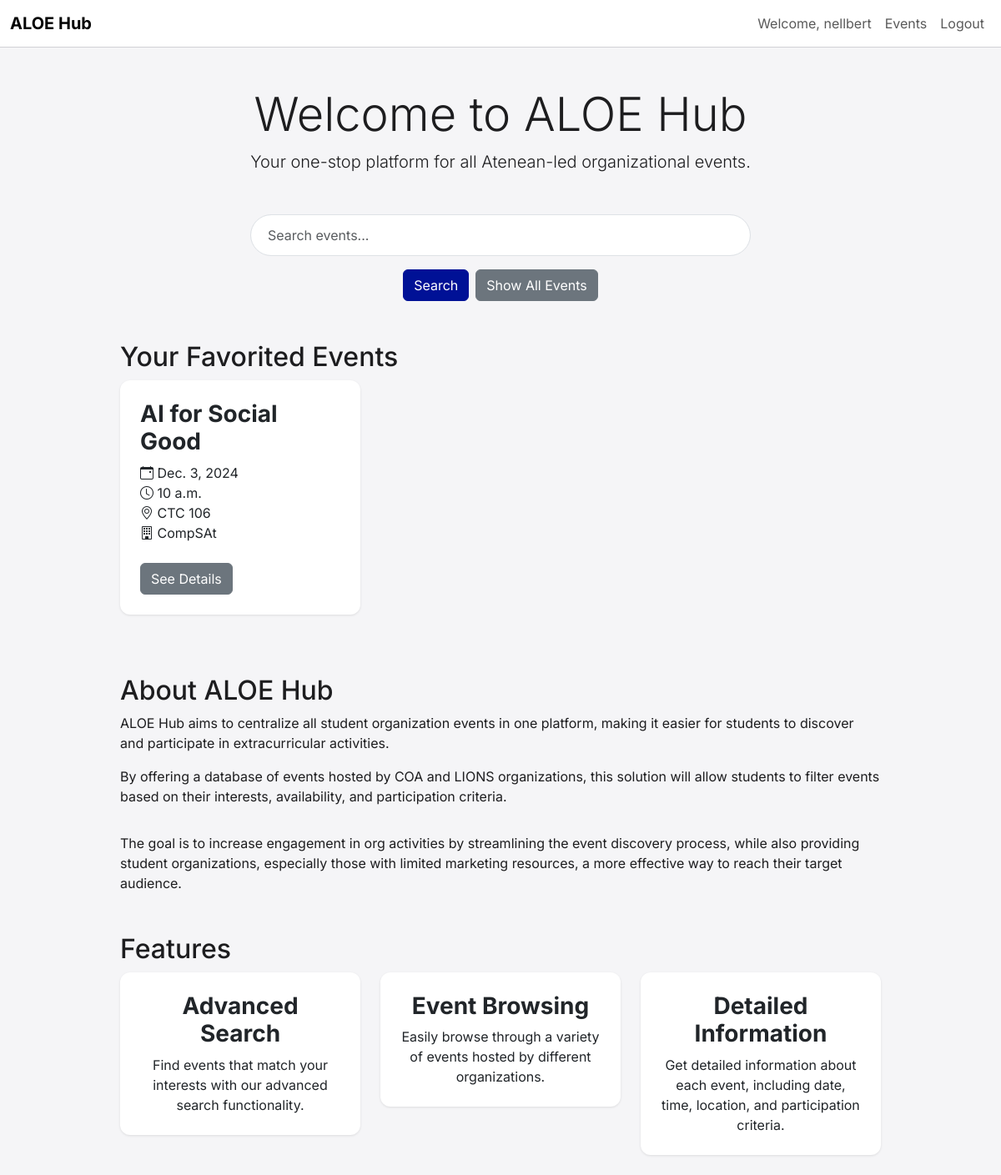
Before: / (signed in) with the older database file.
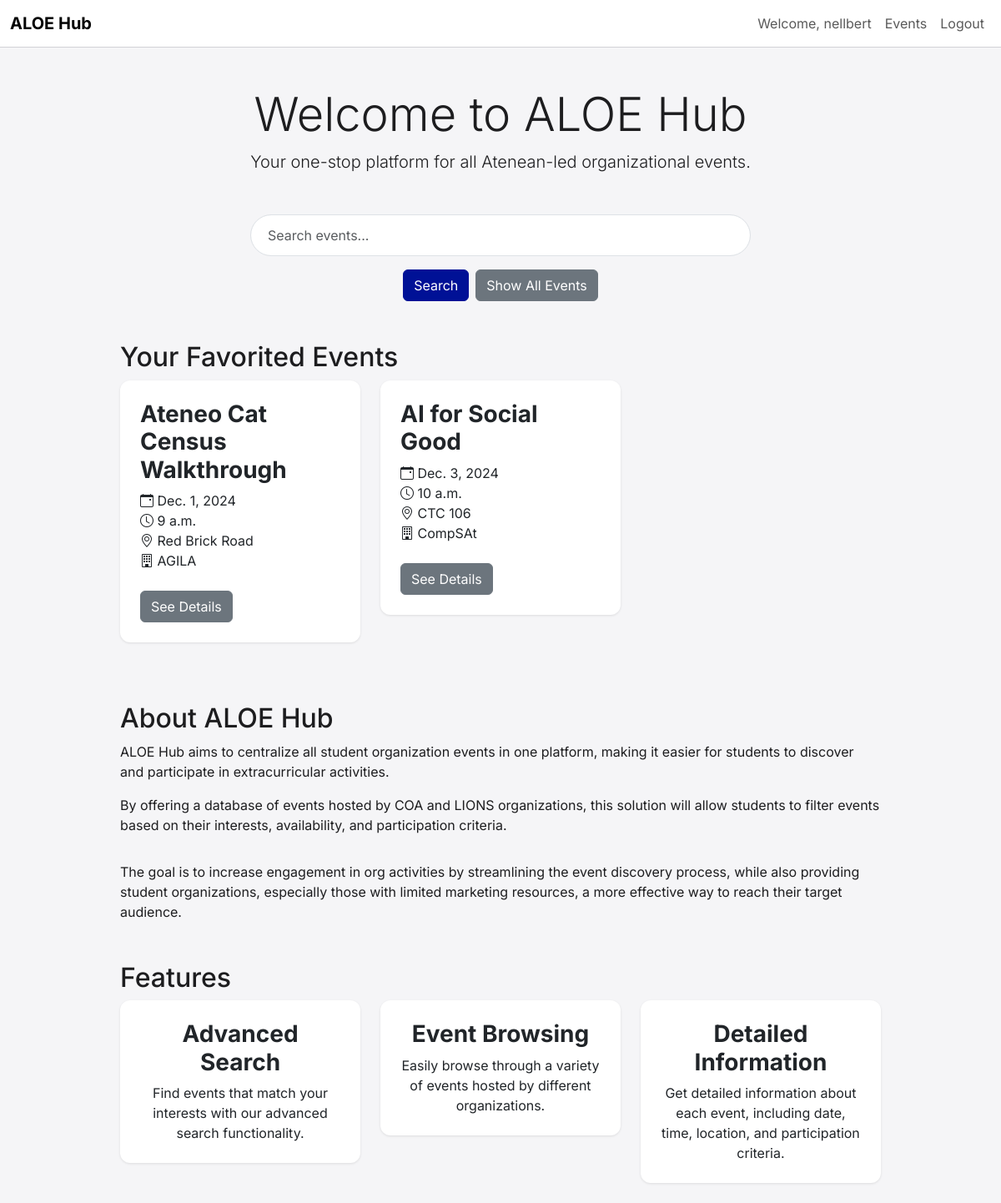
After: the same page with the newer database file.
### events/models.py (models this page shows, shortened)
class Event(models.Model):
    PARTICIPATION_CHOICES = [
        ('everyone', 'Everyone'),
        ('members', 'Members Only'),
        ('ateneans', 'Ateneans Only'),
    ]
    title = models.CharField(max_length=200)
    description = models.TextField()
    date = models.DateField()
    time = models.TimeField()
    location = models.CharField(max_length=200)
    participation = models.CharField(max_length=10, choices=PARTICIPATION_CHOICES, default='everyone')
    favorited_by = models.ManyToManyField(User, related_name='favorited_events', blank=True)
    organized_by = models.ForeignKey(
        'organizations.Organization',
        on_delete=models.SET_NULL,
        null=True,
        blank=True,
        related_name='organized_events'
    )
    tags = models.ManyToManyField(Tag, related_name='events')
    created_at = models.DateTimeField(auto_now_add=True)
    updated_at = models.DateTimeField(auto_now=True)

### organizations/models.py (models this page shows, shortened)
class Organization(models.Model):
    COA = 'COA'
    LIONS = 'LIONS'
    OTHER = 'OTHER'
    CATEGORY_CHOICES = [
        (COA, 'COA'),
        (LIONS, 'LIONS'),
        (OTHER, 'Other'),
    ]
    org_code = models.CharField(max_length=10, unique=True)
    name = models.CharField(max_length=200)
    description = models.TextField()
    category = models.CharField(
        max_length=10,
        choices=CATEGORY_CHOICES,
        default=OTHER,
    )
    created_at = models.DateTimeField(auto_now_add=True)
    updated_at = models.DateTimeField(auto_now=True)

### users/views.py (the view)
# urls.py: 2. Add a URL to urlpatterns:  path('', views.home, name='home')
@login_required
def home(request):
    favorited_events = request.user.favorited_events.all()
    return render(request, 'home.html', {'favorited_events': favorited_events})

### templates/home.html (shortened to what the changed rows need)
{% extends 'base.html' %}
{% load static %}
{% block content %}
<div class="container mt-5">
    <div class="text-center mb-5">
        <h1 class="display-4">Welcome to ALOE Hub</h1>
    </div>
    {% if user.is_authenticated %}
        <div class="mt-5">
            <h2>Your Favorited Events</h2>
            {% if favorited_events %}
                <div class="row">
                    {% for event in favorited_events %}
                        <div class="col-md-4">
                            <div class="card mb-4">
                                <div class="card-body">
                                    <h5 class="card-title">{{ event.title }}</h5>
                                    <p class="card-text">
                                        <i class="bi bi-calendar-event"></i> {{ event.date }}<br>
                                        <i class="bi bi-clock"></i> {{ event.time }}<br>
                                        <i class="bi bi-geo-alt"></i> {{ event.location }}<br>
                                        <i class="bi bi-building"></i> {{ event.organized_by.org_code }}
                                    </p>
                                    <a href="{% url 'event-detail' event.id %}" class="btn btn-secondary mt-2">See Details</a>
                                </div>
                            </div>
                        </div>
                    {% endfor %}
                </div>
            {% else %}
                <p>You have not favorited any events yet.</p>
            {% endif %}
        </div>
    {% else %}
        <div class="alert alert-info mt-5 text-center">
            <p>Please <a href="{% url 'login' %}" class="alert-link">login</a> to browse events and features.</p>
        </div>
    {% endif %}
    <div class="mt-5">
        <h2>About ALOE Hub</h2>
    </div>
    <div class="mt-5">
        <h2>Features</h2>
    </div>
</div>
{% endblock %}

Changed rows visible on the page:
now on this page (row edited): Event: title "Ateneo Cat Census Walkthrough", date "Dec. 1, 2024", time "9 a.m.", location "Red Brick Road", organized_by.org_code "AGILA"
